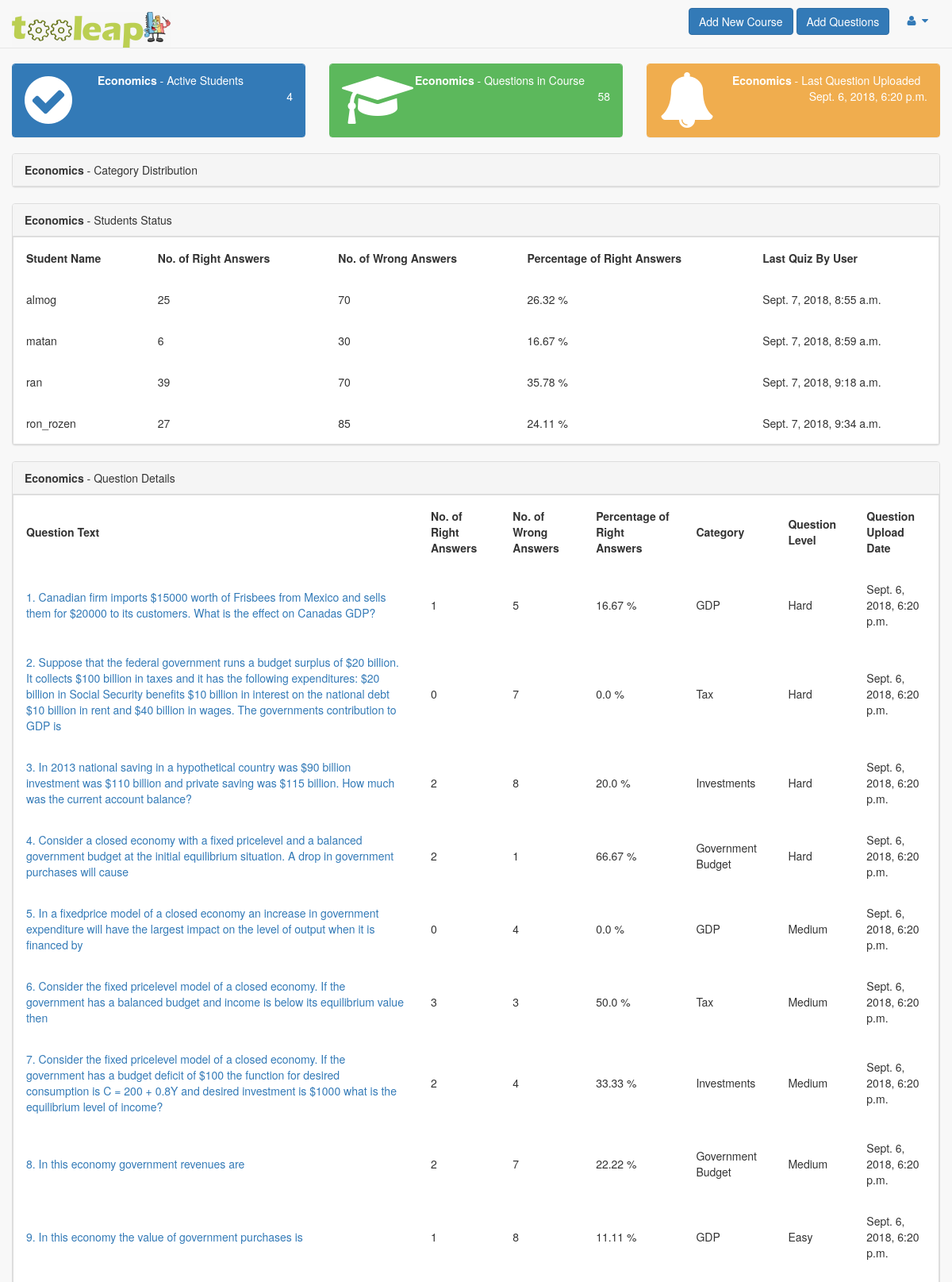
Page /quiz/teacher/course/20/progress (signed in, upper part) on the committed database.
### quiz/models.py (models this page shows, shortened)
class Course(models.Model):
    course_name = models.CharField(max_length=100)
    course_desc = models.CharField(max_length=500)

class Question(models.Model):
    question_text = models.CharField(max_length=500)
    course_id = models.ForeignKey(Course,  on_delete=models.CASCADE)
    pub_date = models.DateTimeField('date published')
    question_level = models.CharField(max_length=20)
    category_id = models.ForeignKey(Category,  on_delete=models.CASCADE, default = 0)

class User_Answer(models.Model):
    user = models.IntegerField()
    question_id = models.IntegerField(default=-1)
    course_id = models.IntegerField(default=-1)
    answered_answer_id = models.IntegerField(default=-1)
    right_answer_id = models.IntegerField(default=-1)
    quiz_time = models.DateTimeField(auto_now_add=True)
    quiz = models.ForeignKey(Answered_Quiz,on_delete=models.CASCADE,default=-1)

class Category(models.Model):
    category_name = models.CharField(max_length=100)
    category_desc = models.CharField(max_length=500)
    course_id = models.ForeignKey(Course,  on_delete=models.CASCADE)
    def __str__(self):
        return self.category_name

### quiz/views.py (the view)
# urls.py: path('teacher/course/<int:course_id>/progress', views.teacher_progress_view, name='teacher_progress_view'),
def teacher_progress_view(request, course_id):
    course_categories = Category.objects.filter(course_id=course_id)
    number_of_students_that_started_answering_questions_in_course = check_unique_students_with_answers_in_course(course_id)
    number_of_course_questions = get_number_of_course_questions(course_id)
    course_name = get_course_name(course_id)
    users_details_dict = {}
    users_details_dict = get_users_details(course_id)
    course_answers = User_Answer.objects.filter(course_id=course_id)
    last_quesions_upload = get_latest_quesiton_timestamp(course_answers)
    answers_per_category = get_user_answers_per_category(course_answers)
    course_answers_details = get_questions_details(course_id)
    template = loader.get_template('quiz/teacher_progress_view.html')
    context = {
            'course_categories': course_categories,
            'course_id': course_id,
            'course_name': course_name,
            'number_of_students_that_started_answering_questions_in_course': number_of_students_that_started_answering_questions_in_course,
            'number_of_course_questions': number_of_course_questions,
            'users_details_dict': users_details_dict,
            'answers_per_category': answers_per_category,
            'last_quesions_upload': last_quesions_upload,
            'course_answers_details': course_answers_details,
    }
    return HttpResponse(template.render(context,request))

### quiz/views.py (called while the page is built)
def get_unique_students_with_answers_in_course(course_id):
    course_user_answers = User_Answer.objects.filter(course_id=course_id)
    unique_users_array = []
    user_exists = 0
    if len(course_user_answers) > 0:
        unique_users_array.append(course_user_answers[0].user)
        for course_user_answer in course_user_answers:
            user_exists = 0
            for unique_user in unique_users_array:
                if unique_user == course_user_answer.user:
                    user_exists = 1
            if user_exists == 0:
                unique_users_array.append(course_user_answer.user)
    return unique_users_array

def check_unique_students_with_answers_in_course(course_id):
    course_user_answers = User_Answer.objects.filter(course_id=course_id)
    unique_users_array = []
    user_exists = 0
    if len(course_user_answers) > 0:
        unique_users_array.append(course_user_answers[0].user)
        for course_user_answer in course_user_answers:
            user_exists = 0
            for unique_user in unique_users_array:
                if unique_user == course_user_answer.user:
                    user_exists = 1
            if user_exists == 0:
                unique_users_array.append(course_user_answer.user)
    return len(unique_users_array)

def get_number_of_course_questions(course_id):
    course_questions = get_course_questions(course_id)
    return len(course_questions)

def get_user_name(user_id):
    user = User.objects.get(id = user_id)
    return user.username

def get_last_user_quiz(user_id):
    user_answers = User_Answer.objects.filter(user=user_id)
    most_recent_quiz = user_answers[0].quiz_time
    for user_answer in user_answers:
        curr_quiz = user_answer.quiz_time
        if most_recent_quiz < curr_quiz:
            most_recent_quiz = curr_quiz
    return most_recent_quiz

def get_latest_quesiton_timestamp(course_answers):
    try:
        most_recent_upload = Question.objects.get(id=course_answers[0].question_id).pub_date
        print (most_recent_upload)
        for user_answer in course_answers:
            curr_question = Question.objects.get(id=user_answer.question_id)
            if most_recent_upload < curr_question.pub_date:
                most_recent_upload = curr_question.pub_date
    except:
        most_recent_upload = None
    return most_recent_upload

def get_course_name(course_id):
    course = Course.objects.get(id = course_id)
    return course.course_name

### quiz/templates/quiz/teacher_progress_view.html (shortened to what this page needs)
<!doctype html>
{% load static %}
<html>
<head>
  <link href="{% static 'vendor/bootstrap/css/bootstrap.min.css' %}" rel="stylesheet">
  <link href="{% static 'vendor/metisMenu/metisMenu.min.css' %}" rel="stylesheet">
  <link href="{% static 'dist/css/sb-admin-2.css' %}" rel="stylesheet">
  <link href="{% static 'vendor/font-awesome/css/font-awesome.min.css' %}" rel="stylesheet">
  <link href="{% static 'vendor/morrisjs/morris.css' %}" rel="stylesheet">
</head>
<body>
    {% if user.is_staff %}
    <div id="wrapper">
    <nav id="navinav" class="navbar navbar-default navbar-static-top" role="navigation" style="margin-bottom: 0">
        <div class="navbar-header">
      <a class="navbar-brand" ><img id = "logo" src="{% static 'data/logoTooleap.jpeg' %} "height="45" width="200" > </a>
      <br><br><br>
        </div>
        <ul class="nav navbar-top-links navbar-right">
          <a href="/quiz/teacher/add_course"><button type="button" class="btn btn-primary">Add New Course</button></a>
          <a href="/quiz/teacher/course/{{course_id}}/add_questions"><button type="button" class="btn btn-primary">Add Questions</button></a>
            <li class="dropdown">
                <a class="dropdown-toggle" data-toggle="dropdown" href="#">
                    <i class="fa fa-user fa-fw"></i> <i class="fa fa-caret-down"></i>
                </a>
            </li>
        </ul>
    </nav>
    <div id="page-wrapper">
                  <div id="progress1" class="col-lg-4 col-md-6">
                      <div class="panel panel-primary">
                          <div class="panel-heading">
                              <div class="row">
                                  <div class="col-xs-3">
                                      <i class="fa fa-check-circle fa-5x"></i>
                                  </div>
                                  <div class="col-xs-9 text-right">
                                      <div style=" text-align: left;"><b> {{course_name}} </b> - Active Students</div>
                                      <div class="large">{{number_of_students_that_started_answering_questions_in_course}}</div>
                                  </div>
                              </div>
                          </div>
                      </div>
                  </div>
                  <div id="progress2" class="col-lg-4 col-md-6">
                      <div class="panel panel-green">
                          <div class="panel-heading">
                              <div class="row">
                                  <div class="col-xs-3">
                                      <i class="fa fa-mortar-board fa-5x"></i>
                                  </div>
                                  <div class="col-xs-9 text-right">
                                      <div style=" text-align: left;"><b> {{course_name}} </b> - Questions in Course </div>
                                      <div class="large">  {{number_of_course_questions}}</div>
                                  </div>
                              </div>
                          </div>
                      </div>
                  </div>
                  <div id="progress3" class="col-lg-4 col-md-6">
                      <div class="panel panel-yellow">
                          <div class="panel-heading">
                              <div class="row">
                                  <div class="col-xs-3">
                                      <i class="fa fa-bell fa-5x"></i>
                                  </div>
                                  <div class="col-xs-9 text-right">
                                      <div style=" text-align: left;"><b> {{course_name}} </b> - Last Question Uploaded</div>
                                      <div class="large">{{last_quesions_upload}}</div>
                                  </div>
                              </div>
                          </div>
                      </div>
                  </div>
                  <div class="col-lg-12">
                                 <div class="panel panel-default">
                                     <div class="panel-heading">
                                         <b> {{course_name}} </b> - Category Distribution
                                     </div>
                        </div>
                    </div>
    <div class="col-lg-12">
       <div class="panel panel-default">
                   <div class="panel-heading">
                       <b> {{course_name}} </b> - Students Status
                   </div>
    <table id="myTable">
      <tr>
        <th onclick="sortTableStringStudents(1)">Student Name</th>
        <th onclick="sortTable(1)">No. of Right Answers</th>
        <th onclick="sortTable(2)">No. of Wrong Answers</th>
        <th onclick="sortTable(3)">Percentage of Right Answers</th>
        <th>Last Quiz By User</th>
      </tr>
      {% for user, details in users_details_dict.items %}
      <tr>
          <td> {{details.user_name}} </td>
          <td>{{details.right_answers}}</td>
          <td>{{details.wrong_answers}}</td>
          <td>{{details.right_percentage}} % </td>
          <td>{{details.latest_quiz}}</td>
      </tr>
      {% endfor %}
    </table>
</div>
       <div class="panel panel-default">
                   <div class="panel-heading">
                    <b> {{course_name}} </b> - Question Details
                   </div>
    <table id="myQuestionsTable">
      <tr>
        <th onclick="sortTableString(1)">Question Text</th>
        <th onclick="sortQuestionTable(1)">No. of Right Answers</th>
        <th onclick="sortQuestionTable(2)">No. of Wrong Answers</th>
        <th onclick="sortQuestionTable(3)">Percentage of Right Answers</th>
        <th onclick="sortTableString(4)">Category</th>
        <th>Question Level</th>
        <th>Question Upload Date</th>
      </tr>
      {% for question, details in course_answers_details.items %}
      <tr>
          <td>  <a href="/quiz/teacher/course/{{course_id}}/progress/{{question}}/question_distribution"> {{details.question_text}} </a> </td>
          <td>{{details.right_answers}}</td>
          <td>{{details.wrong_answers}}</td>
          <td>{{details.right_percentage}} % </td>
          <td> {{details.question_category}} </td>
          <td> {{details.question_level}} </td>
          <td>{{details.question_uploaded}}</td>
      </tr>
      {% endfor %}
    </table>
</div>
</div>
</div>
</div>
    {% else %}
      <p>You are not a teacher you can't view all students progress </p>
      <a href="/quiz/">Students</a>
    {% endif %}
</body>
</html>

### quiz/templates/quiz/teacher_progress_view.html (style rules this page uses)
table { border-spacing: 0; width: 100%; border: 1px solid #ddd; }
th { cursor: pointer; }
th, td { text-align: left; padding: 16px; }
#navinav { position: fixed; width: 100%; margin-bottom: 20px; }
#progress1, #progress2, #progress3 { margin-top: 80px; }

### rows in the picture
Course: course_name "Economics"
Question: pub_date "Sept. 6, 2018, 6:20 p.m."
User_Answer: latest_quiz "Sept. 7, 2018, 8:55 a.m."
User_Answer: latest_quiz "Sept. 7, 2018, 8:59 a.m."
User_Answer: latest_quiz "Sept. 7, 2018, 9:18 a.m."
User_Answer: latest_quiz "Sept. 7, 2018, 9:34 a.m."
Question: question_text "1. Canadian firm imports $15000 worth of Frisbees from Mexico and sells them for $20000 to its customers. What is the effect on Canadas GDP?", question_level "Hard", question_uploaded "Sept. 6, 2018, 6:20 p.m."
Category: question_category "GDP" "GDP" "GDP"
Question: question_text "2. Suppose that the federal government runs a budget surplus of $20 billion. It collects $100 billion in taxes and it has the following expenditures: $20 billion in Social Security benefits $10 billion in interest on the national debt $10 billion in rent and $40 billion in wages. The governments contribution to GDP is", question_level "Hard", question_uploaded "Sept. 6, 2018, 6:20 p.m."
Category: question_category "Tax" "Tax"
Question: question_text "3. In 2013 national saving in a hypothetical country was $90 billion investment was $110 billion and private saving was $115 billion. How much was the current account balance?", question_level "Hard", question_uploaded "Sept. 6, 2018, 6:20 p.m."
Category: question_category "Investments" "Investments"
Question: question_text "4. Consider a closed economy with a fixed pricelevel and a balanced government budget at the initial equilibrium situation. A drop in government purchases will cause", question_level "Hard", question_uploaded "Sept. 6, 2018, 6:20 p.m."
Category: question_category "Government Budget" "Government Budget"
Question: question_text "5. In a fixedprice model of a closed economy an increase in government expenditure will have the largest impact on the level of output when it is financed by", question_level "Medium", question_uploaded "Sept. 6, 2018, 6:20 p.m."
Question: question_text "6. Consider the fixed pricelevel model of a closed economy. If the government has a balanced budget and income is below its equilibrium value then", question_level "Medium", question_uploaded "Sept. 6, 2018, 6:20 p.m."
Question: question_text "7. Consider the fixed pricelevel model of a closed economy. If the government has a budget deficit of $100 the function for desired consumption is C = 200 + 0.8Y and desired investment is $1000 what is the equilibrium level of income?", question_level "Medium", question_uploaded "Sept. 6, 2018, 6:20 p.m."
Question: question_text "8. In this economy government revenues are", question_level "Medium", question_uploaded "Sept. 6, 2018, 6:20 p.m."
Question: question_text "9. In this economy the value of government purchases is", question_level "Easy", question_uploaded "Sept. 6, 2018, 6:20 p.m."

### other values in the picture
{{ number_of_students_that_started_answering_questions_in_course }} "4"
{{ number_of_course_questions }} "58"
{{ details.user_name }} "almog" "matan" "ran" "ron_rozen"
{{ details.right_answers }} "25" "6" "39" "27"
{{ details.wrong_answers }} "70" "30" "70" "85"
{{ details.right_percentage }} "26.32" "16.67" "35.78" "24.11"
{{ details.right_answers }} "1" "0" "2" "2" "0" "3" "2" "2" "1"
{{ details.wrong_answers }} "5" "7" "8" "1" "4" "3" "4" "7" "8"
{{ details.right_percentage }} "16.67" "0.0" "20.0" "66.67" "0.0" "50.0" "33.33" "22.22" "11.11"
